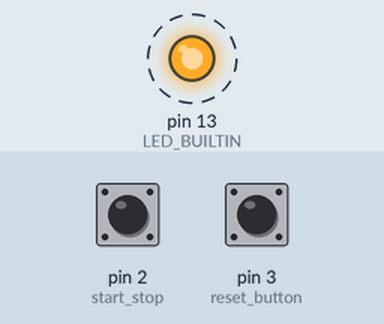
Recording of a sketch running on a simulated Arduino Uno, built with avr-gcc and run on an emulated ATmega328P. On the bench: output pins drawn as LEDs (lit = HIGH). Dashed ring = blinking. The test bench sets the inputs (shaded band); at power-on: pin 2 (start_stop) HIGH, pin 3 (reset_button) HIGH. What the sketch prints to the serial monitor is not drawn.

Above: at 1.2 s.
1.3 s: pin 2 (start_stop) pulsed LOW 2 times (0.12 s each, 0.3 s apart)
Timing chart, 0 to 9.5 s (numbered marks = the images above; inputs shaded):
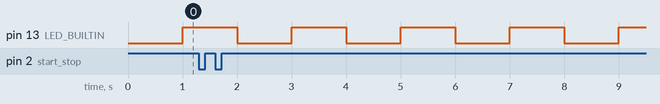

Measured:
- by itself, pin 13 (LED_BUILTIN): alternates HIGH for 1.0 s and LOW for 1.0 s

The sketch:

HW2_2_full.ino
```cpp
#include <TimerOne.h>
volatile bool ledState=HIGH;    // defining ledState boolean to keep the record of LED's state

int start_stop = 2;             // digital pin 2 has a pushbutton attached to it.
int reset_button = 3;           // digital pin 2 has a pushbutton attached to it.
volatile bool state = false;    // defining state boolean as a global variable
volatile long t = 0;            // defining t as long to keep the time
int debouncingTime = 200;       // defining debouncing time as milliseconds
volatile long f = 0;            // cumulative time
volatile long d = 0;            // used for debouncing
volatile long s = 0;            // save starting point of the current window
int second = 0;                 // save passed seconds
int milli = 0;                  // save passed miliseconds
int mins = 0;                   // save passed minutes


void setup() {

  // initialize serial communication at 9600 bits per second:
  Serial.begin(9600);

  // use built-in LED
  pinMode(LED_BUILTIN, OUTPUT);

  // initialize timer1 with a period of 1s
  Timer1.initialize(1000000);

  // blinkLED to run once overy seconds
  Timer1.attachInterrupt(blinkLED);

  // declaring start_stop pin as digital input
  pinMode (start_stop, INPUT_PULLUP);

  // declaring reset pin as digital input
  pinMode (reset_button, INPUT_PULLUP);

  // declaring start_stop pin as hardware interrupt
  attachInterrupt (digitalPinToInterrupt(start_stop), start_stopISR, FALLING);

  // declaring reset pin as hardware interrupt
  attachInterrupt (digitalPinToInterrupt(reset_button), ResetISR, FALLING);
}

void loop() {

  // calculate passed time in the currrent window
  t = millis() - s;

}


/****** start_stopISR ******/
void start_stopISR() {
  if (millis()-d > debouncingTime) {

    // toggling state boolean in case button is pushed
    state = !state;
    if (state) {

      // set new starting point each time the chronometer starts
      s = millis();
    }

  else if (state == false) {

      // sum up total passed time each time the chronometer stops
      f = f + t;

      // change from miliseconds to "mins:seconds:miliseconds"
      mins = (f/(60000))%60;
      second = (f/1000)%60;
      milli = f % 1000;

      // print elapsed time
      Serial.print(mins);
      Serial.print(" : ");
      Serial.print(second);
      Serial.print(" : ");
      Serial.println(milli);
    }

    // used foe debouncing
    d = millis();
  }
}

/****** ResetISR ******/
void ResetISR() {
  if (millis()-d>debouncingTime) {

    // set elapsed time to zero
    f = 0;

    // start new time window
    s = millis();

    // used foe debouncing
    d = millis();
  }
}


/****** blinkLED ******/
void blinkLED() {

  // toggle LED
  digitalWrite(LED_BUILTIN, ledState);

  // keep the record of LED's state
  ledState=!ledState;
}
```
